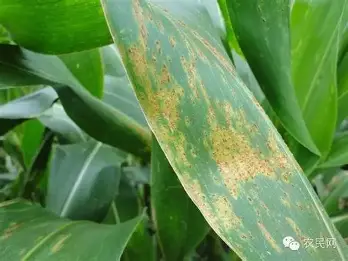
#> input picture CornHealth_Guo/test_images/sample_corn_leaf.jpg, 348 x 261 px
$ python -i resize_normalize.py   (imports and definitions only)
#> lines starting #> are read from the running program, lines starting #| are printed output that depends on the picture
#> further down, picture is the input picture: shape (261, 348, 3); mean B, G, R 79.1, 139.9, 97.5
# resize_normalize.py
import cv2
import numpy as np

def resize_and_pad(image, target_size=640, mode='pad', adaptive_fill=True):
    """
    尺寸归一化：将图像缩放到指定尺寸，支持两种模式：
    - 'pad'   : 保持宽高比，长边缩放到 target_size，短边补灰边，最终尺寸为 (target_size, target_size)
    - 'stretch': 直接拉伸到 (target_size, target_size)，不保持比例
    adaptive_fill: 当 mode='pad' 时，根据原图平均亮度自适应选择填充色（深色图用浅灰，浅色图用深灰）
    """
#> called with target_size = 640, mode = 'pad', adaptive_fill = True
    h, w = image.shape[:2]
#> h = 261; w = 348
    if mode == 'stretch':
        resized = cv2.resize(image, (target_size, target_size), interpolation=cv2.INTER_LINEAR)
        return resized, 1.0, 0, 0  # 缩放因子1，无偏移

    # mode == 'pad': 保持比例，居中填充
    scale = target_size / max(h, w)
#> scale = 1.84
    new_w = int(w * scale)
#> new_w = 640
    new_h = int(h * scale)
#> new_h = 480
    resized = cv2.resize(image, (new_w, new_h), interpolation=cv2.INTER_LINEAR)

    # 计算填充色（自适应）
    if adaptive_fill:
        gray = cv2.cvtColor(image, cv2.COLOR_BGR2GRAY)
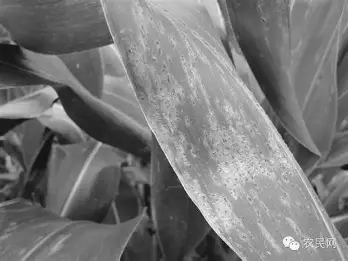
#> gray: shape (261, 348); min 16, max 254, mean 120.3
        mean_brightness = np.mean(gray)
#> mean_brightness = 120.3
        # 暗图用浅灰色(200,200,200)，亮图用深灰色(50,50,50)
        if mean_brightness < 128:
            fill_color = (200, 200, 200)
        else:
            fill_color = (50, 50, 50)
    else:
        fill_color = (114, 114, 114)  # 默认中性灰

    # 创建目标画布并居中放置
    canvas = np.full((target_size, target_size, 3), fill_color, dtype=np.uint8)
    top = (target_size - new_h) // 2
#> top = 80
    left = (target_size - new_w) // 2
#> left = 0
    canvas[top:top+new_h, left:left+new_w] = resized
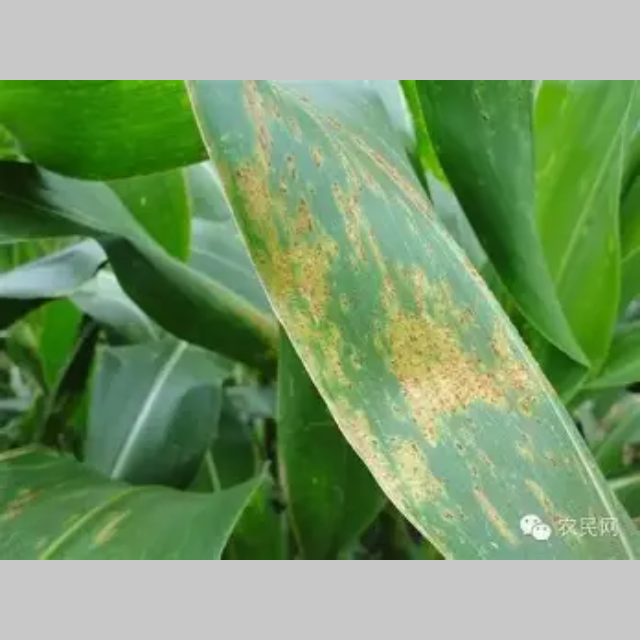
#> canvas: shape (640, 640, 3); mean B, G, R 109.3, 154.8, 123

    return canvas, scale, left, top  # 返回填充后的图像，缩放因子，左上角偏移（用于后续坐标映射）

>>> import cv2
>>> picture = cv2.imread('../../CornHealth_Guo/test_images/sample_corn_leaf.jpg')
>>> result = resize_and_pad(picture)
